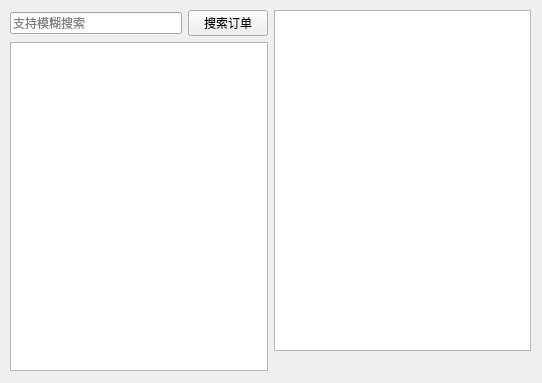
<?xml version="1.0" encoding="UTF-8"?>
<ui version="4.0">
 <class>view_order</class>
 <widget class="QWidget" name="view_order">
  <property name="geometry">
   <rect>
    <x>0</x>
    <y>0</y>
    <width>542</width>
    <height>383</height>
   </rect>
  </property>
  <property name="windowTitle">
   <string>Form</string>
  </property>
  <widget class="QWidget" name="horizontalLayoutWidget">
   <property name="geometry">
    <rect>
     <x>10</x>
     <y>10</y>
     <width>521</width>
     <height>361</height>
    </rect>
   </property>
   <layout class="QHBoxLayout" name="horizontalLayout">
    <item>
     <layout class="QVBoxLayout" name="verticalLayout_2">
      <item>
       <layout class="QHBoxLayout" name="horizontalLayout_2">
        <item>
         <widget class="QLineEdit" name="type">
          <property name="text">
           <string/>
          </property>
          <property name="placeholderText">
           <string>支持模糊搜索</string>
          </property>
         </widget>
        </item>
        <item>
         <widget class="QPushButton" name="query">
          <property name="text">
           <string>搜索订单</string>
          </property>
         </widget>
        </item>
       </layout>
      </item>
      <item>
       <widget class="QListWidget" name="orderList">
        <property name="minimumSize">
         <size>
          <width>0</width>
          <height>0</height>
         </size>
        </property>
       </widget>
      </item>
     </layout>
    </item>
    <item>
     <layout class="QVBoxLayout" name="verticalLayout">
      <item>
       <widget class="QTextBrowser" name="orderDetailBrowser">
        <property name="minimumSize">
         <size>
          <width>0</width>
          <height>250</height>
         </size>
        </property>
       </widget>
      </item>
      <item>
       <widget class="QLabel" name="statusLabel">
        <property name="text">
         <string/>
        </property>
       </widget>
      </item>
     </layout>
    </item>
   </layout>
  </widget>
 </widget>
 <resources/>
 <connections/>
</ui>
